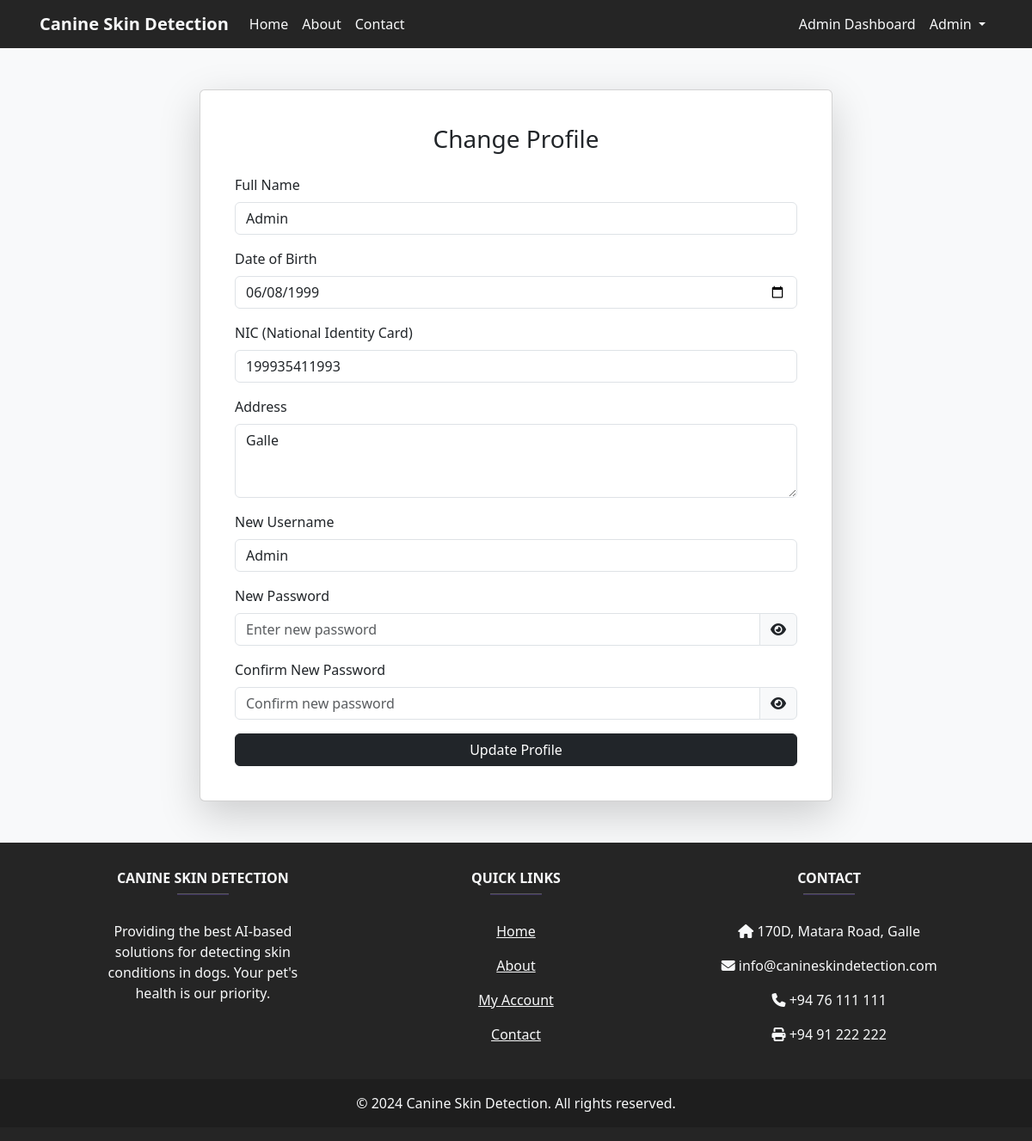
The page /auth/change_profile (signed in) on the database its author committed.
### tables this page shows
CREATE TABLE users (
    id INTEGER PRIMARY KEY AUTOINCREMENT,
    username TEXT UNIQUE NOT NULL,
    password TEXT NOT NULL
, "role" TEXT NOT NULL DEFAULT 'user', full_name TEXT, dob DATE, nic TEXT, profile_picture TEXT, address TEXT);

### auth.py (the view, shortened to what this page needs)
@auth.route('/change_profile', methods=['GET', 'POST'])
def change_profile():
    if 'user' not in session:
        return redirect(url_for('auth.login'))
    conn = get_db_connection()
    conn.row_factory = sqlite3.Row  # Ensures that rows behave like dictionaries
    cursor = conn.cursor()
    current_username = session['user']  # This gets the current username from session
    user = cursor.execute('SELECT * FROM users WHERE username = ?', (current_username,)).fetchone()
    conn.close()
    return render_template('change_profile.html', user=user)

### db.py (called while the page is built)
def get_db_connection():
    conn = sqlite3.connect('site.db')
    conn.row_factory = sqlite3.Row  # Allows accessing rows as dictionaries
    return conn

### templates/change_profile.html (shortened to what this page needs)
<!DOCTYPE html>
<html lang="en">
<head>
    <link href="https://cdn.jsdelivr.net/npm/bootstrap@5.3.0/dist/css/bootstrap.min.css" rel="stylesheet">
    <link rel="stylesheet" href="{{ url_for('static', filename='css/styles.css') }}">
    <link href="https://cdnjs.cloudflare.com/ajax/libs/font-awesome/6.0.0-beta3/css/all.min.css" rel="stylesheet">
</head>
<body>
    {% include 'partials/navbar.html' %}
    <div class="container my-5">
        <div class="row justify-content-center">
            <div class="col-md-8">
                <div class="card p-4 shadow-lg">
                    <div class="card-body">
                        <h3 class="text-center mb-4">Change Profile</h3>
                        <form action="{{ url_for('auth.change_profile') }}" method="POST" enctype="multipart/form-data">
                            <div class="mb-3">
                                <label for="full_name" class="form-label">Full Name</label>
                                <input type="text" class="form-control" id="full_name" name="full_name" placeholder="Enter full name" value="{{ user['full_name'] }}" required>
                            </div>
                            <div class="mb-3">
                                <label for="dob" class="form-label">Date of Birth</label>
                                <input type="date" class="form-control" id="dob" name="dob" value="{{ user['dob'] }}" required>
                            </div>
                            <div class="mb-3">
                                <label for="nic" class="form-label">NIC (National Identity Card)</label>
                                <input type="text" class="form-control" id="nic" name="nic" placeholder="Enter NIC" value="{{ user['nic'] }}" required>
                            </div>
                            <div class="mb-3">
                                <label for="address" class="form-label">Address</label>
                                <textarea class="form-control" id="address" name="address" placeholder="Enter your address" rows="3" required>{{ user['address'] }}</textarea>
                            </div>
                            <div class="mb-3">
                                <label for="username" class="form-label">New Username</label>
                                <input type="text" class="form-control" id="username" name="username" placeholder="Enter new username" value="{{ user['username'] }}" required>
                            </div>
                            <div class="mb-3">
                                <label for="password" class="form-label">New Password</label>
                                <div class="input-group">
                                    <input type="password" class="form-control" id="password" name="password" placeholder="Enter new password" required>
                                    <span class="input-group-text toggle-password" onclick="togglePasswordVisibility('password', 'togglePasswordIcon')">
                                        <i class="fas fa-eye" id="togglePasswordIcon"></i>
                                    </span>
                                </div>
                            </div>
                            <div class="mb-3">
                                <label for="confirm_password" class="form-label">Confirm New Password</label>
                                <div class="input-group">
                                    <input type="password" class="form-control" id="confirm_password" name="confirm_password" placeholder="Confirm new password" required>
                                    <span class="input-group-text toggle-password" onclick="togglePasswordVisibility('confirm_password', 'toggleConfirmPasswordIcon')">
                                        <i class="fas fa-eye" id="toggleConfirmPasswordIcon"></i>
                                    </span>
                                </div>
                            </div>
                            <button type="submit" class="btn btn-dark w-100">Update Profile</button>
                        </form>
                    </div>
                </div>
            </div>
        </div>
    </div>
    {% include 'partials/footer.html' %}
</body>
</html>

### static/css/styles.css (style rules this page uses)
body { background-color: #f8f9fa; min-height: 100vh; display: flex; flex-direction: column; }
.container { flex: 1; }
.card { box-shadow: 0 4px 8px rgba(0, 0, 0, 0.1); }
.card { height: 100%; }
.card-body { display: flex; flex-direction: column; justify-content: space-between; }
.toggle-password { cursor: pointer; }

### rows shown on the page
users: full_name "Admin", dob "06/08/1999", nic "199935411993", address "Galle", username "Admin"

### other values the page prints
{{ session['user'] }} "Admin"
